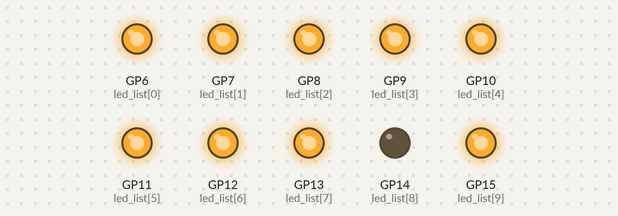
The program below on a simulated Raspberry Pi Pico running MicroPython. Shown: output pins drawn as LEDs (lit = HIGH).

Above: at 0.02 s.
At 0.37 s:
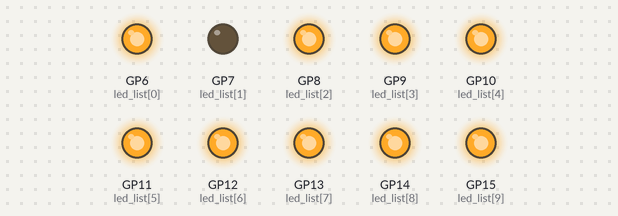
At 0.72 s:
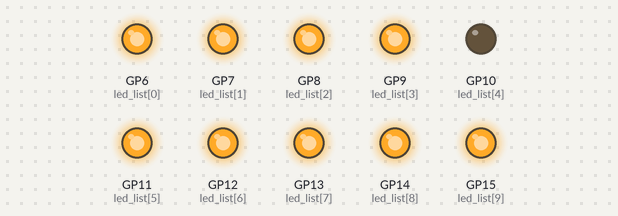
At 1.48 s:
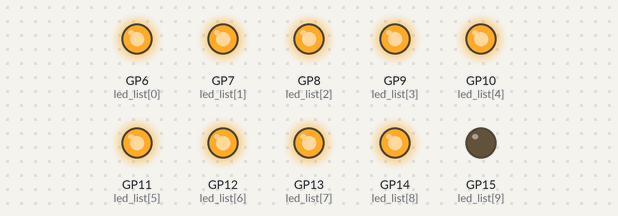
At 2.18 s:
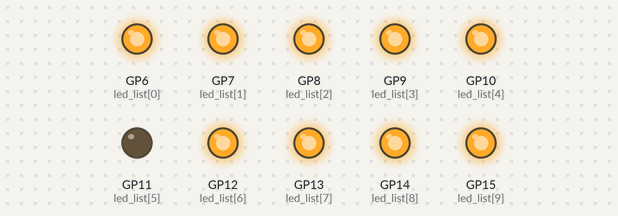
At 2.93 s:
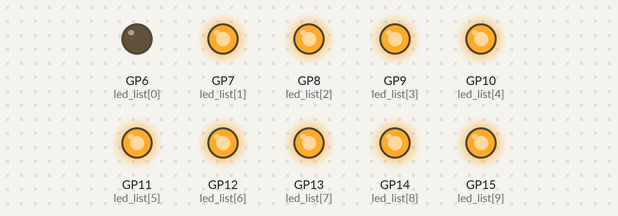
Timing chart, 0 to 3.2 s (numbered marks = the images above):
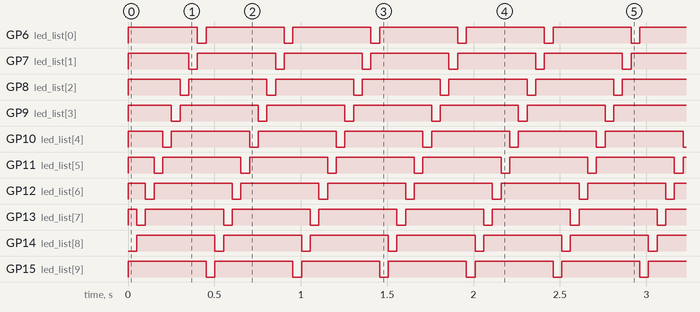

Measured:
- by itself, GP6 (led_list[0]), GP14 (led_list[8]), GP15 (led_list[9]): alternates HIGH for 0.45 s and LOW for 0.05 s
- by itself, GP7 (led_list[1]), GP8 (led_list[2]), GP9 (led_list[3]), GP10 (led_list[4]), GP11 (led_list[5]), GP12 (led_list[6]), GP13 (led_list[7]): repeats every 0.50 s: LOW 0.05 s, HIGH 0.45 s
- by itself, everything shown: repeats every 0.50 s, in 10 steps

The program:

Sample_code.py
```python
#              .';:cc;.
#            .,',;lol::c.
#            ;';lddddlclo
#            lcloxxoddodxdool:,.
#            cxdddxdodxdkOkkkkkkkd:.
#          .ldxkkOOOOkkOO000Okkxkkkkx:.
#        .lddxkkOkOOO0OOO0000Okxxxxkkkk:
#       'ooddkkkxxkO0000KK00Okxdoodxkkkko
#      .ooodxkkxxxOO000kkkO0KOxolooxkkxxkl
#      lolodxkkxxkOx,.      .lkdolodkkxxxO.
#      doloodxkkkOk           ....   .,cxO;
#      ddoodddxkkkk:         ,oxxxkOdc'..o'
#      :kdddxxxxd,  ,lolccldxxxkkOOOkkkko,
#       lOkxkkk;  :xkkkkkkkkOOO000OOkkOOk.
#        ;00Ok' 'O000OO0000000000OOOO0Od.
#         .l0l.;OOO000000OOOOOO000000x,
#            .'OKKKK00000000000000kc.
#               .:ox0KKKKKKK0kdc,.
#                      ...
#
# Author: peppe8o
# Blog: https://peppe8o.com
# Date: Apr 09th, 2022
# Version: 1.0

# import required modules
from machine import Pin
import utime

# define variables
#           Higher --------------Lower
led_list = [6,7,8,9,10,11,12,13,14,15] # GP ports used

# Convert led_list from a number list into a PIN objects list
n=0 # n is the list index
for pin_num in led_list:
  led_list[n] = Pin(pin_num, Pin.OUT)
  n+=1

# Function to show a user defined led configuration
def LedSegOut(array):
  for x in range(10): led_list[x].value(not(array[x]))

# Function to show leds turning in a cycle
def LedSegCycle():
  array = [0,0,0,0,0,0,0,0,0,1]
  while True:
    array = array[1:]+array[:1]
    LedSegOut(array)
    utime.sleep(0.05)

# Function to show a filling ercentage
def LedSegPerc(n):
  thresholds=[100,90,80,70,60,50,40,30,20,10]
  array=list(map(lambda x: (1,0)[x>n],thresholds))
  LedSegOut(array)

# Start the main loop
while True:
   # LedSegOut([0,0,0,0,0,1,1,1,1,1])
   LedSegCycle()
   # LedSegPerc(82)
```
